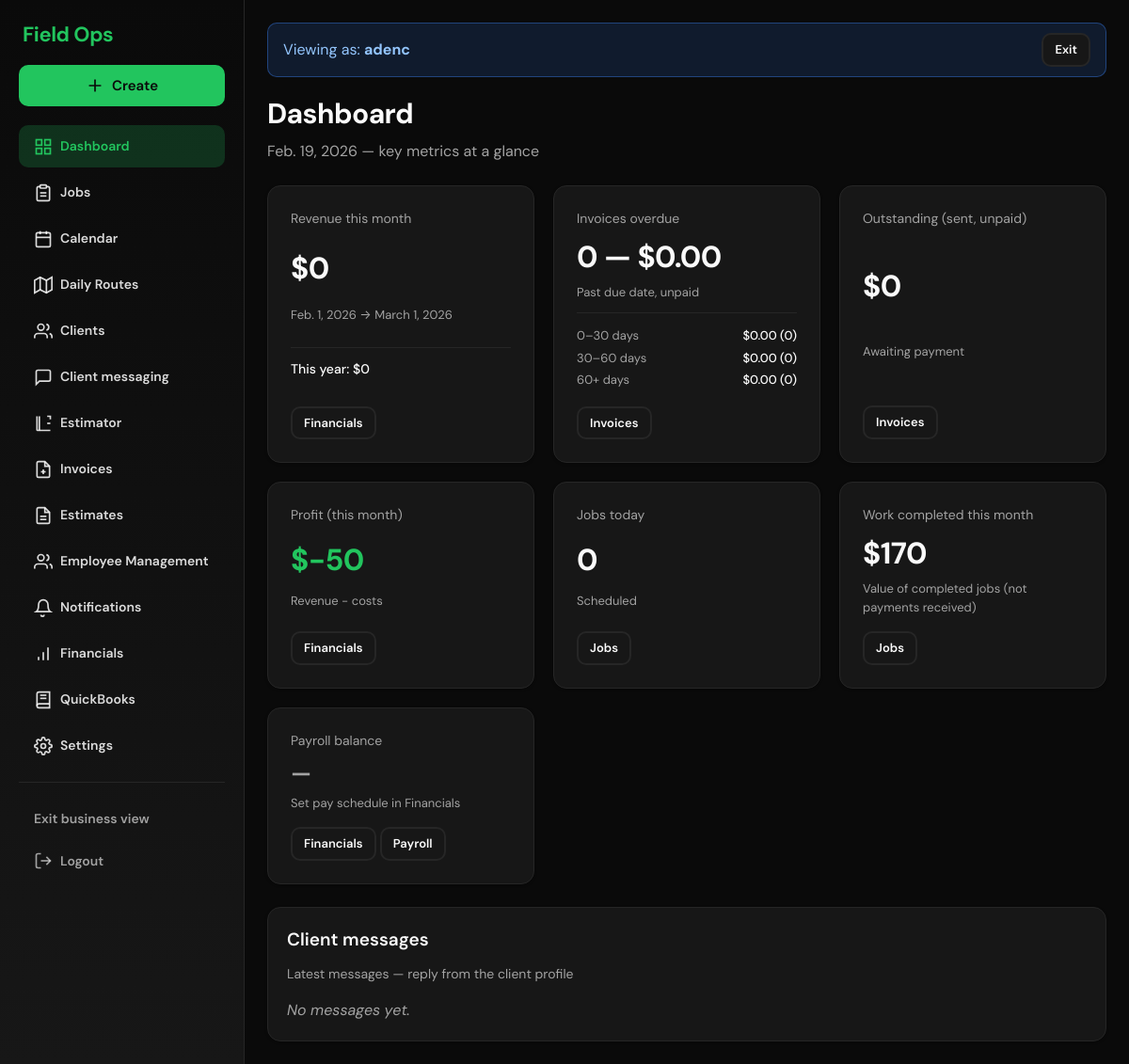
The page / (signed in) on the database as committed earlier.
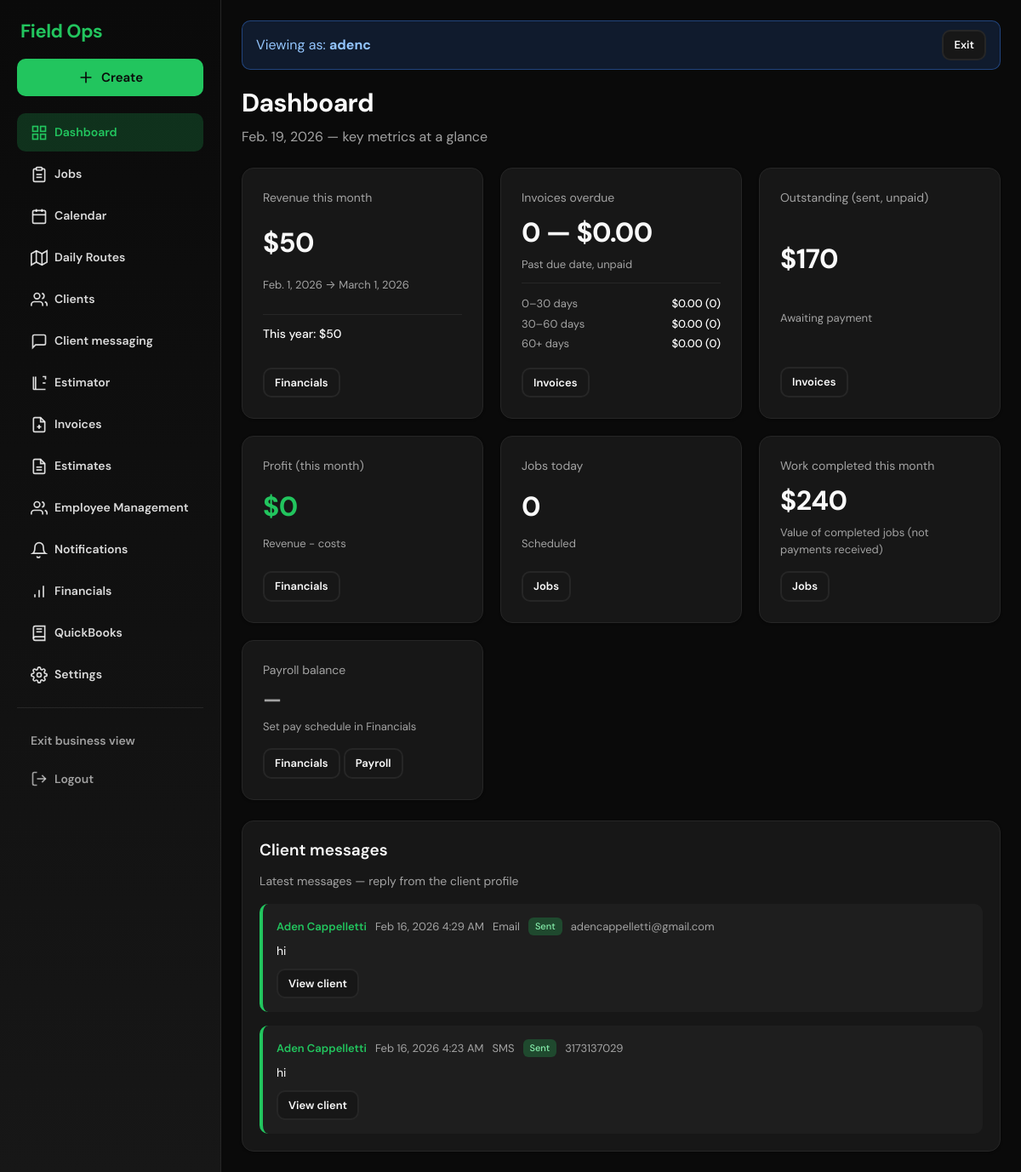
The same page on the database as committed later.
### customers/models.py (models this page shows, shortened)
class ClientMessage(models.Model):
    CHANNEL_EMAIL = "email"
    CHANNEL_SMS = "sms"
    CHANNEL_CHOICES = [(CHANNEL_EMAIL, "Email"), (CHANNEL_SMS, "SMS")]
    DIRECTION_SENT = "sent"
    DIRECTION_RECEIVED = "received"
    DIRECTION_CHOICES = [(DIRECTION_SENT, "Sent"), (DIRECTION_RECEIVED, "Received")]
    customer = models.ForeignKey(
        Customer,
        on_delete=models.CASCADE,
        related_name="messages",
    )
    channel = models.CharField(max_length=10, choices=CHANNEL_CHOICES)
    direction = models.CharField(max_length=10, choices=DIRECTION_CHOICES)
    subject = models.CharField(max_length=255, blank=True, help_text="Email subject; blank for SMS.")
    body = models.TextField()
    to_address = models.CharField(
        max_length=255,
        blank=True,
        help_text="Email address or phone number the message was sent to or received from.",
    )
    created_at = models.DateTimeField(auto_now_add=True)
    created_by = models.ForeignKey(
        settings.AUTH_USER_MODEL,
        on_delete=models.SET_NULL,
        null=True,
        blank=True,
        related_name="sent_client_messages",
        help_text="User who sent this message (null for received or system).",
    )
    is_read = models.BooleanField(
        default=False,
        help_text="Received messages are unread until viewed on the client profile.",
    )
    class Meta:
        ordering = ["-created_at"]

class Customer(models.Model):
    business = models.ForeignKey(
        Business,
        on_delete=models.CASCADE,
        related_name='customers'
    )
    name = models.CharField(max_length=255)
    phone = models.CharField(max_length=20, blank=True)
    alt_phone = models.CharField(max_length=20, blank=True, verbose_name='Alternate phone')
    email = models.EmailField(blank=True)
    COMMUNICATION_PREFERENCE_CHOICES = [
        ("", "— Not set —"),
        ("email", "Email"),
        ("sms", "Text (SMS)"),
        ("both", "Email and Text"),
    ]
    communication_preference = models.CharField(
        max_length=10,
        choices=COMMUNICATION_PREFERENCE_CHOICES,
        default="",
        blank=True,
        help_text="How this client prefers to be contacted.",
    )
    address_line1 = models.CharField(max_length=255, blank=True, verbose_name='Address')
    address_line2 = models.CharField(max_length=255, blank=True, verbose_name='Address line 2')
    city = models.CharField(max_length=100, blank=True)
    state = models.CharField(max_length=50, blank=True)
    postal_code = models.CharField(max_length=20, blank=True, verbose_name='ZIP / Postal code')
    notes = models.TextField(blank=True)
    INVOICE_FREQUENCY_CHOICES = [
        ("", "Ask each time (choose when job is completed)"),
        ("per_service", "Per service — invoice when each job is completed"),
        ("monthly", "Monthly — add completed jobs to a monthly invoice"),
    ]
    invoice_frequency = models.CharField(
        max_length=20,
        choices=INVOICE_FREQUENCY_CHOICES,
        default="",
        blank=True,
        help_text="When to send invoices for this client. Leave blank to choose per job.",
    )
    monthly_invoice_send_day = models.PositiveSmallIntegerField(
        null=True,
        blank=True,
        validators=[MinValueValidator(1), MaxValueValidator(28)],
        help_text="For monthly clients: day of month to send the invoice (1–28). E.g. 1 = 1st, 15 = 15th. Leave blank to send manually.",
    )
    invoice_due_days = models.PositiveSmallIntegerField(
        null=True,
        blank=True,
        validators=[MinValueValidator(0), MaxValueValidator(365)],
        help_text="Override due date for this client: days from issue date (e.g. 15 = Net 15). Leave blank to use business default.",
    )
    created_at = models.DateTimeField(auto_now_add=True)
    updated_at = models.DateTimeField(auto_now=True)

### dashboard/views.py (the view, shortened to what this page needs)
# urls.py: path("", owner_dashboard, name="owner_dashboard"),
@role_required("owner")
def owner_dashboard(request):
    today = timezone.localdate()
    business = get_business(request)
    if not business:
        from django.shortcuts import redirect
        if request.user.is_superuser:
            return redirect("platform_home")
        return redirect("/accounts/login/")
    month_start, month_end = _month_range(today)
    year_start, year_end = _year_range(today)
    revenue_this_month = Invoice.objects.filter(
        business=business,
        status="paid",
        period_start__gte=month_start,
        period_start__lt=month_end,
    ).aggregate(
        total=Coalesce(
            Sum("total"),
            Decimal("0.00"),
            output_field=DecimalField(max_digits=12, decimal_places=2),
        )
    )["total"]
    revenue_this_year = Invoice.objects.filter(
        business=business,
        status="paid",
        period_start__gte=year_start,
        period_start__lt=year_end,
    ).aggregate(
        total=Coalesce(
            Sum("total"),
            Decimal("0.00"),
            output_field=DecimalField(max_digits=12, decimal_places=2),
        )
    )["total"]
    overdue_qs = Invoice.objects.filter(
        business=business,
        status="sent",
        due_date__lt=today,
        due_date__isnull=False,
    )
    overdue_agg = overdue_qs.aggregate(
        count=Count("id"),
        total=Coalesce(
            Sum("total"),
            Decimal("0.00"),
            output_field=DecimalField(max_digits=12, decimal_places=2),
        ),
    )
    invoices_overdue_count = overdue_agg["count"] or 0
    invoices_overdue_total = overdue_agg["total"] or Decimal("0.00")
    day_30 = today - timedelta(days=30)
    day_60 = today - timedelta(days=60)
    overdue_base = dict(business=business, status="sent", due_date__isnull=False)
    agg = lambda qs: qs.aggregate(
        count=Count("id"),
        total=Coalesce(Sum("total"), Decimal("0.00"), output_field=DecimalField(max_digits=12, decimal_places=2)),
    )
    qs_0_30 = Invoice.objects.filter(**overdue_base, due_date__gte=day_30, due_date__lt=today)
    qs_30_60 = Invoice.objects.filter(**overdue_base, due_date__gte=day_60, due_date__lt=day_30)
    qs_60_plus = Invoice.objects.filter(**overdue_base, due_date__lt=day_60)
    overdue_0_30 = agg(qs_0_30)
    overdue_30_60 = agg(qs_30_60)
    overdue_60_plus = agg(qs_60_plus)
    ar_outstanding = Invoice.objects.filter(
        business=business,
        status="sent",
    ).aggregate(
        total=Coalesce(
            Sum("total"),
            Decimal("0.00"),
            output_field=DecimalField(max_digits=12, decimal_places=2),
        )
    )["total"]
    jobs_today = Job.objects.filter(property__customer__business=business, scheduled_date=today).count()
    work_completed_this_month = (
        JobServiceItem.objects.filter(
            job__property__customer__business=business,
            job__status="completed",
            job__scheduled_date__gte=month_start,
            job__scheduled_date__lt=month_end,
        ).aggregate(
            total=Coalesce(
                Sum(F("quantity") * F("unit_price")),
                Decimal("0.00"),
                output_field=DecimalField(max_digits=12, decimal_places=2),
            ),
        )["total"]
    )
    from financials.models import Receipt
    from time_tracking.models import TimeEntry
    receipts_this_month = (
        Receipt.objects.filter(
            business=business,
            receipt_date__gte=month_start,
            receipt_date__lt=month_end,
        ).aggregate(Sum("amount"))["amount__sum"] or Decimal("0")
    )
    time_entries_month = TimeEntry.objects.filter(
        user__business=business,
        clock_out__isnull=False,
        clock_in__date__gte=month_start,
        clock_in__date__lt=month_end,
    ).select_related("user")
    labor_this_month = Decimal("0")
    for e in time_entries_month:
        rate = (e.user.hourly_rate or Decimal("0"))
        mins = e.duration_minutes or 0
        labor_this_month += Decimal(str(mins)) / Decimal("60") * rate
    costs_this_month = receipts_this_month + labor_this_month
    profit_this_month = revenue_this_month - costs_this_month
    client_messages = list(
        ClientMessage.objects.filter(customer__business=business)
        .select_related("customer")
        .order_by("-created_at")[:20]
    )
    unread_messages_count = ClientMessage.objects.filter(
        customer__business=business,
        direction=ClientMessage.DIRECTION_RECEIVED,
        is_read=False,
    ).count()
    payroll_balance = None
    next_pay_date = None
    pay_frequency_label = None
    context = {
        "today": today,
        "revenue_this_month": revenue_this_month,
        "revenue_this_year": revenue_this_year,
        "work_completed_this_month": work_completed_this_month,
        "year_start": year_start,
        "year_end": year_end,
        "profit_this_month": profit_this_month,
        "invoices_overdue_count": invoices_overdue_count,
        "invoices_overdue_total": invoices_overdue_total,
        "overdue_0_30": overdue_0_30,
        "overdue_30_60": overdue_30_60,
        "overdue_60_plus": overdue_60_plus,
        "ar_outstanding": ar_outstanding,
        "jobs_today": jobs_today,
        "month_start": month_start,
        "month_end": month_end,
        "client_messages": client_messages,
        "unread_messages_count": unread_messages_count,
        "payroll_balance": payroll_balance,
        "next_pay_date": next_pay_date,
        "pay_frequency_label": pay_frequency_label,
    }
    return render(request, "dashboard/owner_dashboard.html", context)

### accounts/context_processors.py (called while the page is built)
def notification_unread_count(request):
    if request.user.is_authenticated:
        return {
            "notification_unread_count": Notification.objects.filter(
                to_user=request.user, read_at__isnull=True
            ).count(),
        }
    return {"notification_unread_count": 0}

### accounts/utils.py (called while the page is built)
def get_business(request):
    if not request.user.is_authenticated:
        return None
    if request.user.is_superuser:
        business_id = request.session.get("platform_business_id")
        if business_id:
            try:
                return Business.objects.get(pk=business_id)
            except Business.DoesNotExist:
                request.session.pop("platform_business_id", None)
                return None
        return None
    return getattr(request.user, "business", None)

### dashboard/views.py (called while the page is built)
def _month_range(d: date):
    start = d.replace(day=1)
    if start.month == 12:
        end = date(start.year + 1, 1, 1)
    else:
        end = date(start.year, start.month + 1, 1)
    return start, end

def _year_range(d: date):
    start = date(d.year, 1, 1)
    end = date(d.year + 1, 1, 1)
    return start, end

### dashboard/templates/dashboard/owner_dashboard.html (shortened to what the changed rows need)
{% extends "base.html" %}
{% block content %}
<div class="page-header">
  <h1>Dashboard</h1>
</div>
<div class="kpi-grid">
  <div class="kpi-card card kpi-card-revenue">
    <div class="kpi-label">Revenue this month</div>
    <div class="kpi-value">${{ revenue_this_month }}</div>
    <div class="kpi-sub">{{ month_start }} → {{ month_end }}</div>
    <div class="kpi-secondary">This year: ${{ revenue_this_year }}</div>
    <div class="kpi-actions">
      <a href="{% url 'financials:dashboard' %}" class="btn btn-secondary btn-sm">Financials</a>
    </div>
  </div>
  <div class="kpi-card card">
    <div class="kpi-label">Outstanding (sent, unpaid)</div>
    <div class="kpi-value">${{ ar_outstanding }}</div>
    <div class="kpi-sub">Awaiting payment</div>
    <div class="kpi-actions">
      <a href="/billing/" class="btn btn-secondary btn-sm">Invoices</a>
    </div>
  </div>
  <div class="kpi-card card">
    <div class="kpi-label">Profit (this month)</div>
    <div class="kpi-value kpi-profit">${{ profit_this_month }}</div>
    <div class="kpi-sub">Revenue − costs</div>
    <div class="kpi-actions">
      <a href="{% url 'financials:dashboard' %}" class="btn btn-secondary btn-sm">Financials</a>
    </div>
  </div>
  <div class="kpi-card card kpi-card-work-completed">
    <div class="kpi-label">Work completed this month</div>
    <div class="kpi-value">${{ work_completed_this_month }}</div>
    <div class="kpi-sub">Value of completed jobs (not payments received)</div>
    <div class="kpi-actions">
      <a href="{% url 'job_list' %}" class="btn btn-secondary btn-sm">Jobs</a>
    </div>
  </div>
</div>
<div class="dashboard-section card">
  <h2 class="card-title">
    Client messages
  </h2>
  <p class="card-subtitle">Latest messages — reply from the client profile</p>
  {% if client_messages %}
  <div class="message-list">
    {% for msg in client_messages %}
    <div class="message-row message-{{ msg.direction }}{% if msg.direction == 'received' and not msg.is_read %} message-unread{% endif %}">
      <div class="message-meta">
        <a href="{% url 'customer_detail' msg.customer.id %}#message-history" class="link-primary message-client">{{ msg.customer.name }}</a>
        <span class="message-date">{{ msg.created_at|date:"M j, Y g:i A" }}</span>
        <span class="message-channel">{{ msg.get_channel_display }}</span>
        <span class="badge badge-{{ msg.direction }}">{{ msg.get_direction_display }}</span>
        {% if msg.to_address %}<span class="message-to">{{ msg.to_address }}</span>{% endif %}
      </div>
      <div class="message-body">{{ msg.body|truncatewords:40 }}</div>
      <a href="{% url 'customer_detail' msg.customer.id %}#message-history" class="btn btn-secondary btn-sm">View client</a>
    </div>
    {% endfor %}
  </div>
  {% else %}
  <p class="no-messages">No messages yet.</p>
  {% endif %}
</div>
{% endblock %}

Rows that differ between the two databases and show on the page:
added ClientMessage: customer.name "Aden Cappelletti", created_at "Feb 16, 2026 4:29 AM", channel "Email", direction "Sent", to_address "adencappelletti@gmail.com", body "hi"
added ClientMessage: customer.name "Aden Cappelletti", created_at "Feb 16, 2026 4:23 AM", channel "SMS", direction "Sent", to_address "3173137029", body "hi"
Other text that changed with them:
{{ revenue_this_month }}: "0" → "50"
{{ revenue_this_year }}: "0" → "50"
{{ ar_outstanding }}: "0" → "170"
{{ profit_this_month }}: "-50" → "0"
{{ work_completed_this_month }}: "170" → "240"
text no longer shown: "No messages yet."
